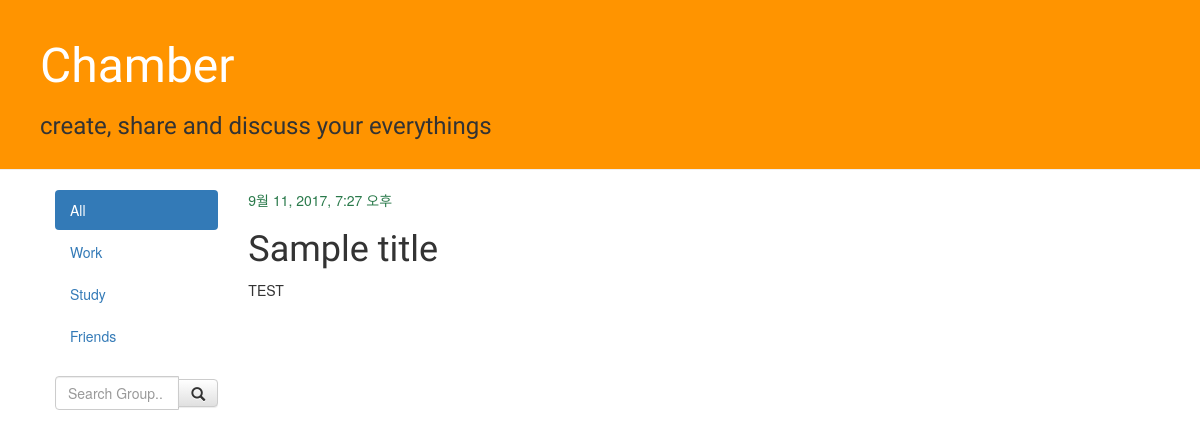
The app's page /post/4/ with its own data.
### blog/models.py (models this page shows, shortened)
class Post(models.Model):
    author = models.ForeignKey('auth.User')
    title = models.CharField(max_length=200)
    text = models.TextField()
    created_date = models.DateTimeField(
        default=timezone.now)
    published_date = models.DateTimeField(
        blank = True, null=True)

### blog/views.py (the view)
# urls.py: url(r'^post/(?P<pk>\d+)/$', views.post_detail, name='post_detail'),
def post_detail(request, pk):
    post = get_object_or_404(Post, pk = pk)
    return render(request, 'blog/post_detail.html', {'post': post})

### blog/templates/blog/post_detail.html (shortened to what this page needs)
{% extends 'blog/base.html' %}
{% block content %}
    <div class="post">
        {% if post.published_date %}
            <div class="date">
                {{ post.published_date }}
            </div>
        {% endif %}
        <h1>{{ post.title }}</h1>
        <p>{{ post.text|linebreaksbr }}</p>
    </div>
{% endblock %}

### blog/static/css/blog.css (style rules this page uses)
h1, h2, h3, h4 { font-family: 'Asap Condensed', sans-serif; }
.date { color: #29794A; }
.post { margin-bottom: 70px; }

### records on screen
Post: published_date "9월 11, 2017, 7:27 오후", title "Sample title", text "TEST"
